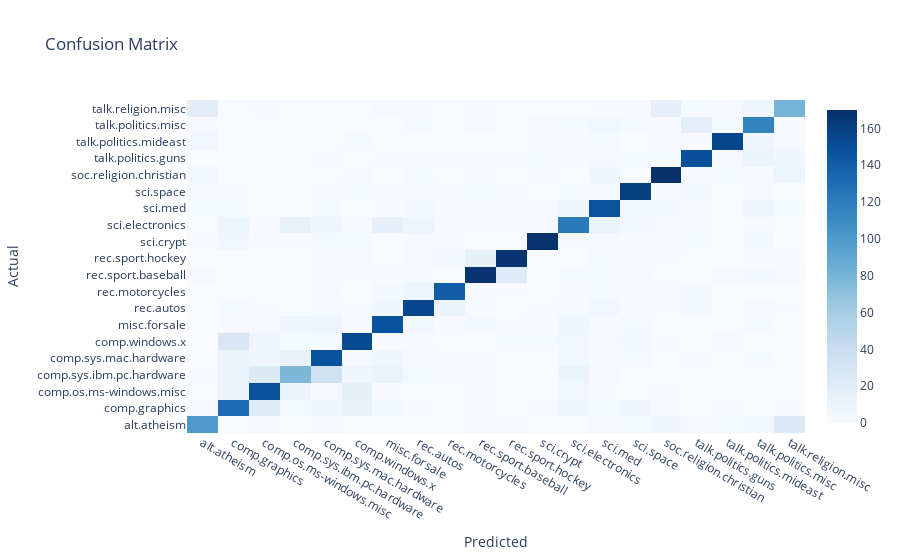

The notebook cell saved with this chart:
### Markdown cell above
## Evaluación del Modelo y Visualización de la Matriz de Confusión

Después de entrenar el modelo, se evalúan sus predicciones en el conjunto de prueba `X_test`, teniendo así el llamado a `model.predict(X_ṭest)` para generar las probabilidades predichas para cada categoría con la capa Softmax en la salida. Se utiliza `np.argmax()` para convertir estas probabilidades en las etiquetas de clase finales, seleccionando la categoría con la probabilidad más alta. `y_true`se refiere a las etiquetas reales del conjunto de prueba `y_test` también convertidas con `np.argmax()` para que coincidan con el formato de las predicciones.

Se crea la matriz de confusión para evaluar el modelo de clasificación, permitiendo ver con claridad en qué categorias el modelo se desempeña bien y en cuales tiende a confundirse, obteniendo una visión más detallada que solo observar la precisión general.

### Code cell
# Evaluar el conjunto de prueba para obtener predicciones
y_pred = np.argmax(model.predict(X_test), axis=1)  # Predicciones del modelo
y_true = np.argmax(y_test, axis=1)  # Etiquetas verdaderas

# Obtener la matriz de confusión
cm = confusion_matrix(y_true, y_pred)

# Crear el heatmap con Plotly
fig_cm = go.Figure(data=go.Heatmap(
    z=cm,
    x=categories,  # Nombres de las categorías en los ejes
    y=categories,
    colorscale='Blues',
    hoverongaps=False))

# Añadir detalles a la gráfica
fig_cm.update_layout(
    title='Confusion Matrix',
    xaxis_title='Predicted',
    yaxis_title='Actual',
    xaxis_nticks=36,  # Controla el número de divisiones en el eje
    yaxis_nticks=36,
)

# Mostrar el gráfico
fig_cm.show()

### Figure 1 — Plotly figure (JSON) as saved in the notebook; plotly's stock layout.template omitted (floating-point values rounded to 4 significant figures; data arrays with more than 128 entries replaced by an {"elided": "..."} marker saying what was removed)
{"data": [{"colorscale": [[0, "rgb(247,251,255)"], [0.125, "rgb(222,235,247)"], [0.25, "rgb(198,219,239)"], [0.375, "rgb(158,202,225)"], [0.5, "rgb(107,174,214)"], [0.625, "rgb(66,146,198)"], [0.75, "rgb(33,113,181)"], [0.875, "rgb(8,81,156)"], [1, "rgb(8,48,107)"]], "hoverongaps": false, "type": "heatmap", "x": ["alt.atheism", "comp.graphics", "comp.os.ms-windows.misc", "comp.sys.ibm.pc.hardware", "comp.sys.mac.hardware", "comp.windows.x", "misc.forsale", "rec.autos", "rec.motorcycles", "rec.sport.baseball", "rec.sport.hockey", "sci.crypt", "sci.electronics", "sci.med", "sci.space", "soc.religion.christian", "talk.politics.guns", "talk.politics.mideast", "talk.politics.misc", "talk.religion.misc"], "y": ["alt.atheism", "comp.graphics", "comp.os.ms-windows.misc", "comp.sys.ibm.pc.hardware", "comp.sys.mac.hardware", "comp.windows.x", "misc.forsale", "rec.autos", "rec.motorcycles", "rec.sport.baseball", "rec.sport.hockey", "sci.crypt", "sci.electronics", "sci.med", "sci.space", "soc.religion.christian", "talk.politics.guns", "talk.politics.mideast", "talk.politics.misc", "talk.religion.misc"], "z": {"elided": "20x20 int values"}}], "layout": {"title": {"text": "Confusion Matrix"}, "xaxis": {"nticks": 36, "title": {"text": "Predicted"}}, "yaxis": {"nticks": 36, "title": {"text": "Actual"}}}}
